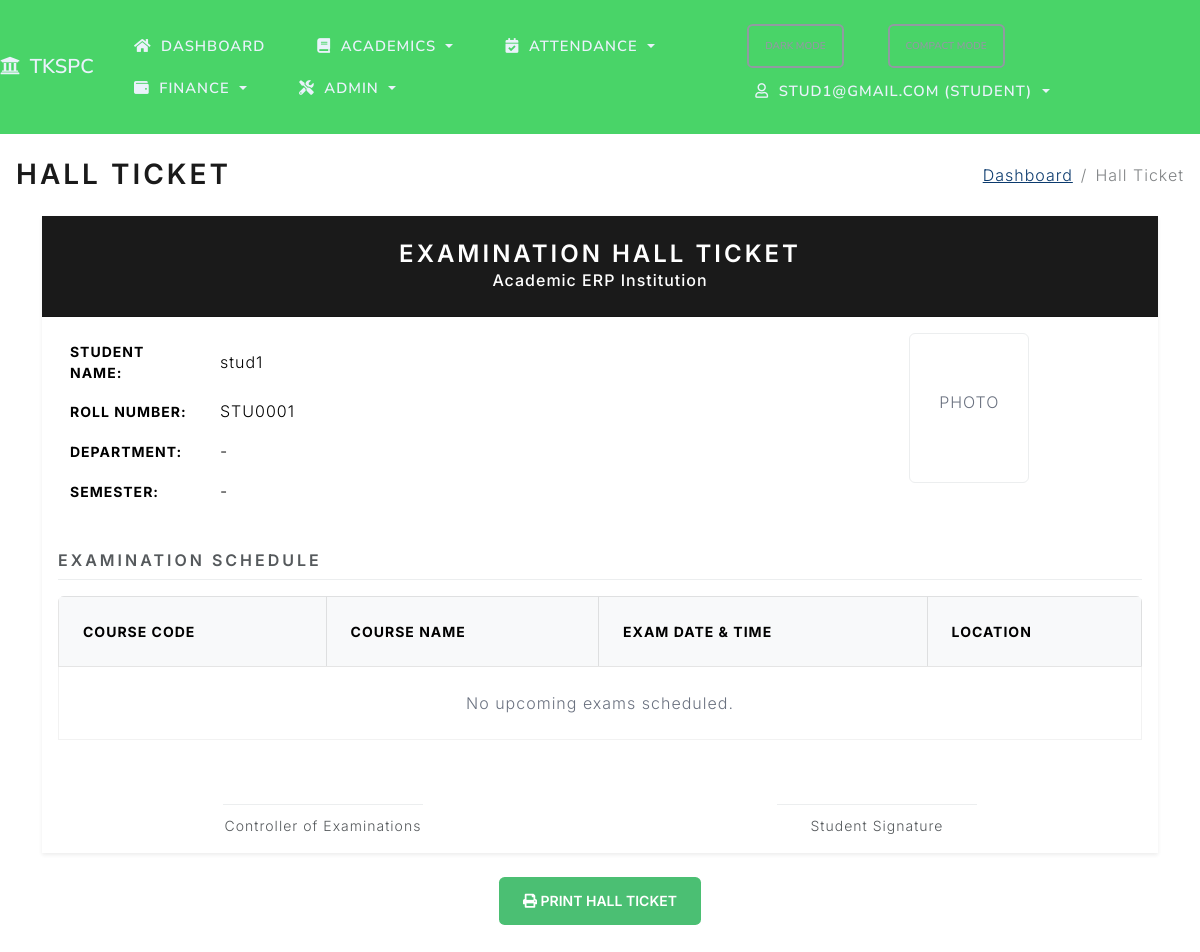
The page /students/1/hall_ticket (signed in) on the database its author committed.
### project/models.py (models this page shows)
class Student(db.Model):
    id = db.Column(db.Integer, primary_key=True)
    name = db.Column(db.String(100), nullable=False)
    email = db.Column(db.String(120), unique=True, nullable=False)
    phone = db.Column(db.String(20), nullable=False)
    registration_number = db.Column(db.String(50), unique=True)
    roll_number = db.Column(db.String(50), unique=True)
    address = db.Column(db.Text)
    date_of_birth = db.Column(db.Date)
    gender = db.Column(db.String(20))
    admission_date = db.Column(db.Date)
    department_id = db.Column(db.Integer, db.ForeignKey('department.id'))
    guardian_name = db.Column(db.String(100))
    guardian_phone = db.Column(db.String(20))
    guardian_email = db.Column(db.String(100))
    status = db.Column(db.String(20), default='active')
    tutor_id = db.Column(db.Integer, db.ForeignKey('teacher.id'))
    nationality = db.Column(db.String(50))
    blood_group = db.Column(db.String(10))
    religion = db.Column(db.String(50))
    community = db.Column(db.String(50))
    sslc_marks = db.Column(db.Integer)
    hsc_marks = db.Column(db.Integer)
    current_year = db.Column(db.Integer)
    semester_id = db.Column(db.Integer, db.ForeignKey('semester.id'))
    section = db.Column(db.String(10))
    father_name = db.Column(db.String(100))
    mother_name = db.Column(db.String(100))
    emergency_contact_name = db.Column(db.String(100))
    emergency_contact_phone = db.Column(db.String(20))
    previous_school = db.Column(db.String(255))
    aadhar_no = db.Column(db.String(20))
    community_cert_no = db.Column(db.String(50))
    annual_income = db.Column(db.Float)
    income_cert_no = db.Column(db.String(50))
    temp_password = db.Column(db.String(100))
    courses = db.relationship('Course', secondary=enrollments, backref='students', lazy=True)
    attendances = db.relationship('Attendance', backref='student', lazy=True, cascade="all, delete-orphan")
    grades = db.relationship('Grade', backref='student', lazy=True, cascade="all, delete-orphan")
    fee_accounts = db.relationship('FeeAccount', backref='student', lazy=True, cascade="all, delete-orphan")
    invoices = db.relationship('Invoice', backref='student', lazy=True, cascade="all, delete-orphan")
    payments = db.relationship('FeePayment', backref='student', lazy=True, cascade="all, delete-orphan")
    parent_links = db.relationship('ParentStudentLink', backref='student', lazy=True, cascade="all, delete-orphan")

### project/routes.py (the view)
@app.route("/students/<int:student_id>/hall_ticket")
@login_required
def hall_ticket(student_id):
    student = Student.query.get_or_404(student_id)
    role = session.get('role')
    user_email = session.get('user')
    if role == 'student' and student.email != user_email:
        flash('Unauthorized.', 'danger')
        return redirect(url_for('dashboard'))
    exams = Exam.query.join(Course).filter(Course.students.contains(student)).all()
    return render_template('hall_ticket.html', student=student, exams=exams, title='Hall Ticket')

### project/routes.py (called while the page is built)
def login_required(fn):
    @wraps(fn)
    def wrapper(*args, **kwargs):
        if not session.get('logged_in'):
            flash('Please log in to access this page.', 'warning')
            return redirect(url_for('login', next=request.path))
        return fn(*args, **kwargs)
    return wrapper

### project/templates/hall_ticket.html (shortened to what this page needs)
{% extends "base.html" %}
{% block page_title %}<h2 class="mb-0">{{ title }}</h2>{% endblock %}
{% block breadcrumbs %}
  <li class="breadcrumb-item"><a href="{{ url_for('dashboard') }}">Dashboard</a></li>
  <li class="breadcrumb-item active" aria-current="page">Hall Ticket</li>
{% endblock %}
{% block content %}
<div class="container mt-4 mb-5">
    <div class="card shadow-sm border-0 hall-ticket-print">
        <div class="card-header bg-primary text-white text-center py-4">
            <h3 class="mb-0">EXAMINATION HALL TICKET</h3>
            <p class="mb-0">Academic ERP Institution</p>
        </div>
        <div class="card-body">
            <div class="row mb-4">
                <div class="col-sm-8">
                    <table class="table table-borderless table-sm">
                        <tr>
                            <th width="150">Student Name:</th>
                            <td>{{ student.name }}</td>
                        </tr>
                        <tr>
                            <th>Roll Number:</th>
                            <td>{{ student.roll_number or '-' }}</td>
                        </tr>
                        <tr>
                            <th>Department:</th>
                            <td>{{ student.department or '-' }}</td>
                        </tr>
                        <tr>
                            <th>Semester:</th>
                            <td>{{ student.current_semester or '-' }}</td>
                        </tr>
                    </table>
                </div>
                <div class="col-sm-4 text-center">
                    <div class="border rounded p-2 d-inline-block bg-light" style="width: 120px; height: 150px;">
                        <span class="text-muted d-block mt-5">PHOTO</span>
                    </div>
                </div>
            </div>
            <h5 class="border-bottom pb-2 mb-3">Examination Schedule</h5>
            <div class="table-responsive">
                <table class="table table-bordered">
                    <thead class="bg-light">
                        <tr>
                            <th>Course Code</th>
                            <th>Course Name</th>
                            <th>Exam Date & Time</th>
                            <th>Location</th>
                        </tr>
                    </thead>
                    <tbody>
                        {% for exam in exams %}
                        <tr>
                            <td>{{ exam.course.code or '-' }}</td>
                            <td>{{ exam.course.name }}</td>
                            <td>{{ exam.exam_date.strftime('%Y-%m-%d %H:%M') }}</td>
                            <td>{{ exam.location or '-' }}</td>
                        </tr>
                        {% else %}
                        <tr>
                            <td colspan="4" class="text-center text-muted">No upcoming exams scheduled.</td>
                        </tr>
                        {% endfor %}
                    </tbody>
                </table>
            </div>
            <div class="row mt-5">
                <div class="col-6 text-center">
                    <div class="border-top pt-2 d-inline-block" style="width: 200px;">
                        <small>Controller of Examinations</small>
                    </div>
                </div>
                <div class="col-6 text-center">
                    <div class="border-top pt-2 d-inline-block" style="width: 200px;">
                        <small>Student Signature</small>
                    </div>
                </div>
            </div>
        </div>
    </div>
    <div class="text-center mt-4 no-print">
        <button onclick="window.print();" class="btn btn-success">
            <i class="fas fa-print"></i> Print Hall Ticket
        </button>
    </div>
</div>
{% endblock %}

### project/templates/base.html (shortened to what this page needs)
<!DOCTYPE html>
<html>
<head>
    <link rel="stylesheet" href="https://cdn.jsdelivr.net/npm/bootswatch@5.3.2/dist/lux/bootstrap.min.css">
    <link rel="stylesheet" href="https://cdnjs.cloudflare.com/ajax/libs/font-awesome/5.15.4/css/all.min.css">
    <link rel="stylesheet" href="{{ url_for('static', filename='css/app.css') }}">
</head>
<body class="loading">
    <nav class="navbar navbar-expand-lg navbar-dark bg-tkspc sticky-top">
        <a class="navbar-brand" href="{{ url_for('students') }}"><i class="fas fa-university me-1"></i> TKSPC</a>
        <div class="collapse navbar-collapse" id="navMain">
            <ul class="navbar-nav me-auto">
                {% if session.get('logged_in') %}
                <li class="nav-item {% if request.endpoint == 'dashboard' %}active{% endif %}">
                    <a class="nav-link" href="{{ url_for('dashboard') }}" aria-label="Dashboard" data-bs-toggle="tooltip" data-bs-placement="bottom" title="Dashboard"><i class="fas fa-home me-1"></i><span class="nav-label">Dashboard</span></a>
                </li>
                <li class="nav-item dropdown">
                    <a class="nav-link dropdown-toggle" href="#" id="navAcademics" role="button" data-bs-toggle="dropdown" aria-expanded="false"><i class="fas fa-book me-1"></i><span class="nav-label">Academics</span></a>
                </li>
                <li class="nav-item dropdown">
                    <a class="nav-link dropdown-toggle" href="#" id="navAttendance" role="button" data-bs-toggle="dropdown" aria-expanded="false"><i class="fas fa-calendar-check me-1"></i><span class="nav-label">Attendance</span></a>
                </li>
                <li class="nav-item dropdown">
                    <a class="nav-link dropdown-toggle" href="#" id="navFinance" role="button" data-bs-toggle="dropdown" aria-expanded="false"><i class="fas fa-wallet me-1"></i><span class="nav-label">Finance</span></a>
                </li>
                {% if session.get('role') != 'parent' %}
                <li class="nav-item dropdown">
                    <a class="nav-link dropdown-toggle" href="#" id="navAdmin" role="button" data-bs-toggle="dropdown" aria-expanded="false"><i class="fas fa-tools me-1"></i><span class="nav-label">Admin</span></a>
                </li>
                {% endif %}
                {% endif %}
            </ul>
            <ul class="navbar-nav ms-auto">
                <li class="nav-item">
                    <button id="themeToggle" class="btn btn-sm btn-outline-secondary me-2" type="button">Dark Mode</button>
                </li>
                <li class="nav-item">
                    <button id="compactToggle" class="btn btn-sm btn-outline-secondary me-2" type="button">Compact Mode</button>
                </li>
                {% if session.get('logged_in') %}
                <li class="nav-item dropdown">
                    <a class="nav-link dropdown-toggle" href="#" id="navAccount" role="button" data-bs-toggle="dropdown" aria-expanded="false"><i class="far fa-user me-1"></i>{{ session.get('user') }} ({{ session.get('role', 'staff') }})</a>
                </li>
                {% else %}
                <li class="nav-item {% if request.endpoint == 'login' %}active{% endif %}"><a class="nav-link" href="{{ url_for('login') }}"><i class="fas fa-sign-in-alt mr-1"></i>Login</a></li>
                {% endif %}
            </ul>
        </div>
    </nav>
    <div class="container-fluid mt-4 px-3">
        <div class="d-flex justify-content-between align-items-center mb-3 page-header">
            <div>
                {% block page_title %}{% endblock %}
            </div>
            <nav aria-label="breadcrumb">
                <ol class="breadcrumb mb-0">
                    {% block breadcrumbs %}{% endblock %}
                </ol>
            </nav>
        </div>
        <div id="toastContainer" class="toast-container position-fixed p-3" style="top: 1rem; right: 1rem; z-index: 1080;">
        </div>
        {% block content %}{% endblock %}
    </div>
  </body>
</html>

### project/static/css/app.css (style rules this page uses)
:root { --bg: #ffffff; --text: #1f2937; --muted: #6b7280; --card-bg: #ffffff; --card-shadow: 0 0.35rem 0.9rem rgba(0,0,0,0.08); --table-header-bg: #f8f9fa; --tkspc-primary: #49d468; --tkspc-secondary: #f39c12; --tkspc-accent: #1abc9c; --link: #0b3a6d; --link-hover: #072a4d; }
body { background-color: var(--bg); color: var(--text); }
.container-fluid { font-family: 'Inter', system-ui, -apple-system, Segoe UI, Roboto, Helvetica, Arial, 'Apple Color Emoji', 'Segoe UI Emoji'; }
.navbar-brand { font-weight: 600; letter-spacing: 0.2px; }
.navbar .nav-link { padding: 0.5rem 0.6rem; font-size: 0.92rem; }
.navbar .navbar-nav { gap: 0.25rem; }
.navbar .nav-link { display: inline-flex; align-items: center; gap: 0.35rem; }
.navbar-dark.bg-tkspc { background-color: var(--tkspc-primary) !important; }
.navbar-dark .navbar-brand, .navbar-dark .nav-link { color: #eaf2fb; }
a { color: var(--link); }
@media (min-width: 993px) { .navbar .navbar-nav { flex-wrap: wrap; } }
.card { box-shadow: var(--card-shadow); background-color: var(--card-bg); }
.card-header { font-weight: 500; }
table.table thead th { background-color: var(--table-header-bg); }
table.table td, table.table th { vertical-align: middle; }
.table-sm td, .table-sm th { padding: 0.5rem 0.75rem; }
.table-responsive { border-radius: 0.35rem; overflow-x: auto; -webkit-overflow-scrolling: touch; }
.btn { border-radius: 0.35rem; }
.text-muted { color: var(--muted) !important; }
.breadcrumb { background: transparent; }
.breadcrumb .breadcrumb-item a { color: var(--link); }
.toast-container { pointer-events: none; }

### rows shown on the page
Student: get "STUD1@GMAIL.COM", name "stud1", roll_number "STU0001"

### other values the page prints
{{ session.get('role', 'staff') }} "STUDENT"
{{ title }} "HALL TICKET"
{{ student.department or '-' }} "-"
{{ student.current_semester or '-' }} "-"
